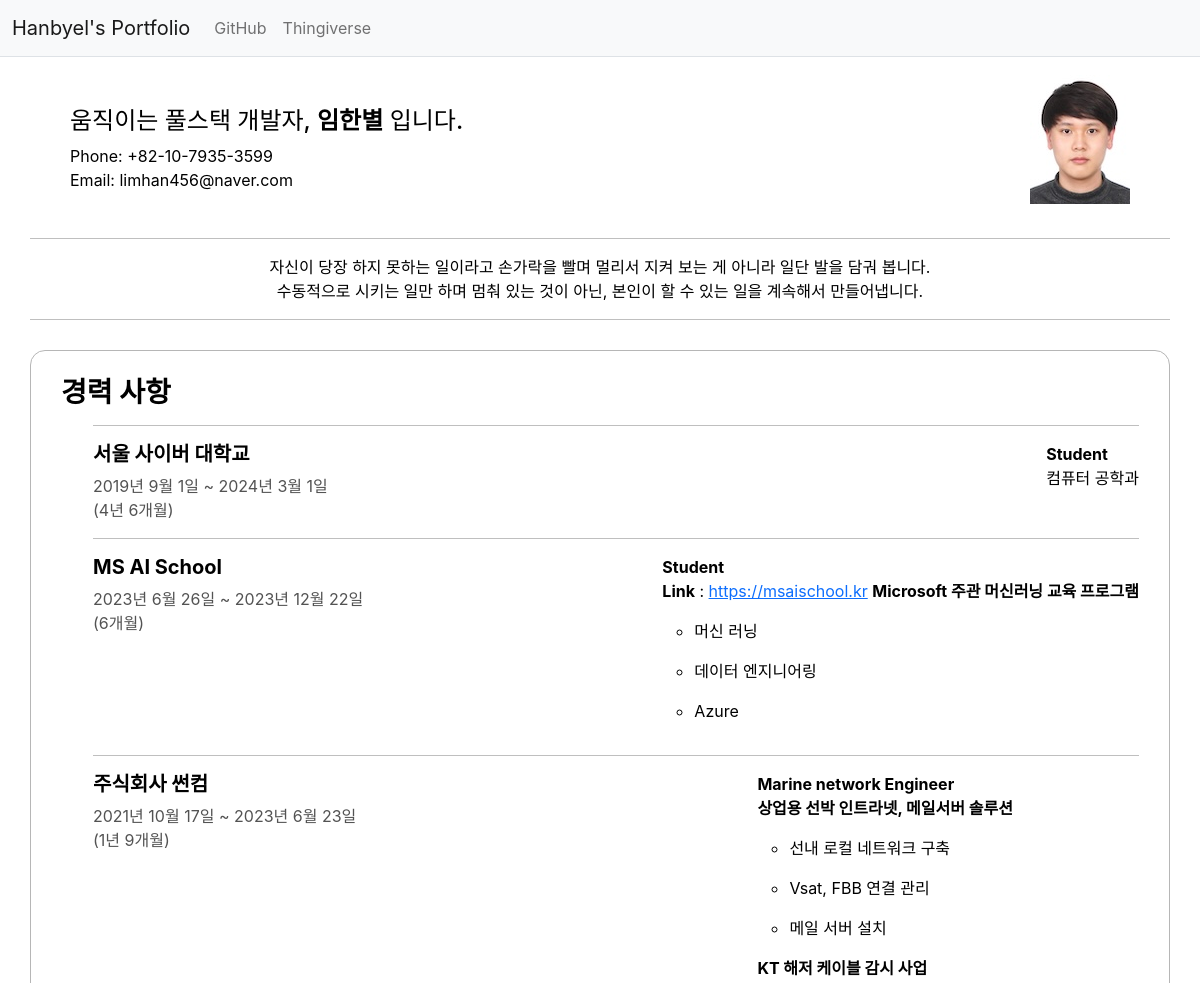
/ (upper part), run on an earlier commit of the app's database.
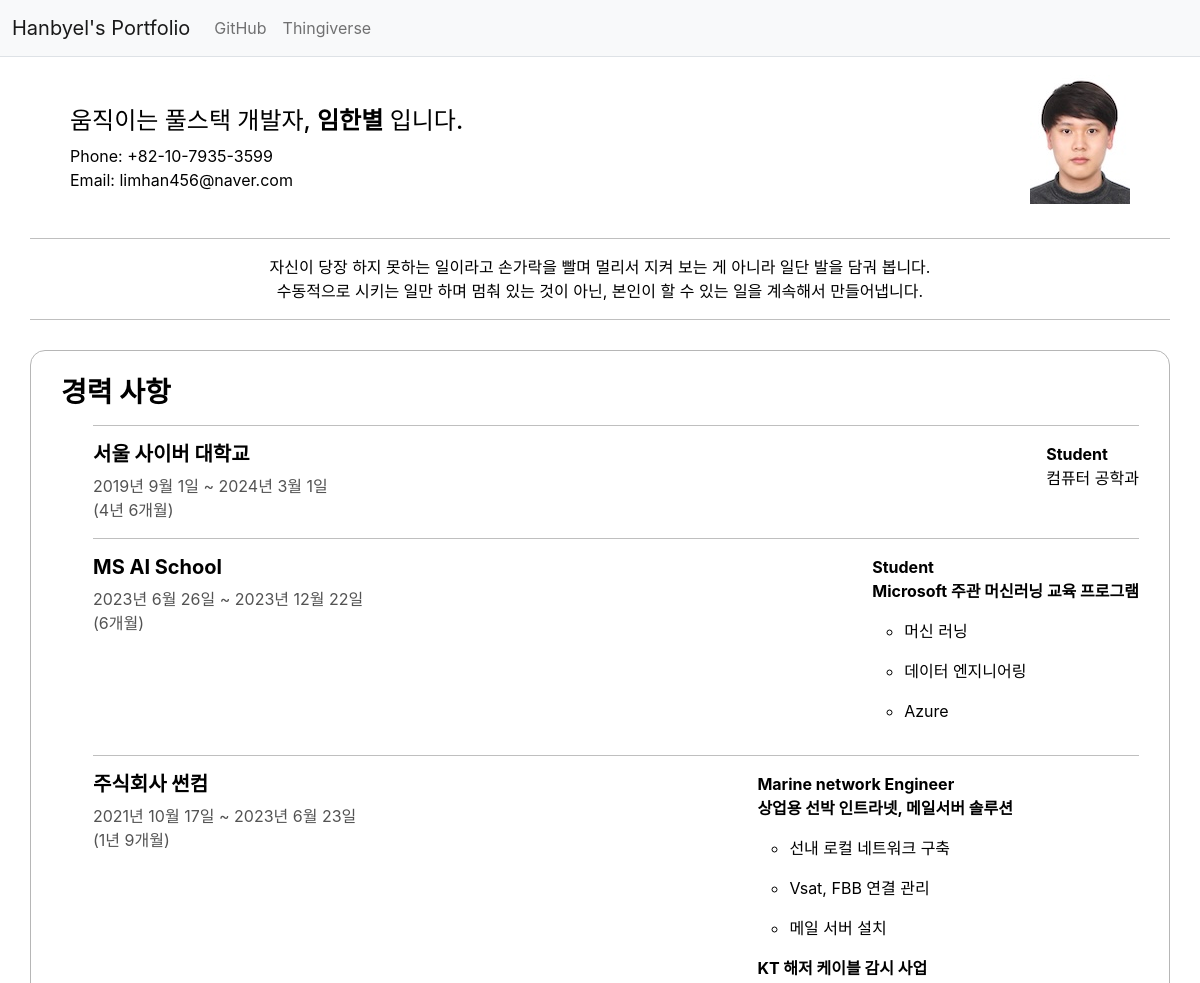
And on a later commit of the database.
### main/models.py (models this page shows)
class Career(models.Model):
    order = OrderField()
    company = models.CharField('회사', max_length=128)
    position = models.CharField("직책", max_length=128)
    content = models.TextField('업무')
    period = models.CharField("기간", max_length=128, default="1년")
    join_date = models.DateField('입사일')
    leave_date = models.DateField('퇴사일')
    class Meta:
        ordering = ['order']

### main/views.py (the view)
# urls.py: path('', include('main.urls')),
def main(request):
    context = dict()
    context['careers'] = Career.objects.all()
    for i in range(len(context['careers'])):
        context['careers'][i].content = markdown.markdown(context['careers'][i].content)
    context['projects'] = Project.objects.all()
    return render(request, 'main.html', context)

### templates/main.html (shortened to what this page needs)
{% extends 'base.html' %}
{% block content %}
<div class = "main">
    <div class = 'main_banner'>
        <div class = "main_text">
            <h4 class = 'main_title'>
                움직이는 풀스택 개발자, <b>임한별</b> 입니다.
            </h4>
            <div class = "phone">
                Phone: +82-10-7935-3599
            </div>
            <div class = "Email">
                Email: limhan456@naver.com
            </div>
        </div>
        <img class = "profile_img" src="/media/profile.jpg"/>
    </div>
    <div class = "main_contents">
        <hr>
        <div class = 'main_subtitle'>
            <div>자신이 당장 하지 못하는 일이라고 손가락을 빨며 멀리서 지켜 보는 게 아니라 일단 발을 담궈 봅니다.</div>
            <div>수동적으로 시키는 일만 하며 멈춰 있는 것이 아닌, 본인이 할 수 있는 일을 계속해서 만들어냅니다.</div>
        </div>
        <hr>
        <div class="animation fade-up">
            {% include "main/Careers.html" %}
        </div>
            {% include "main/Projects.html" %}
    </div>
</div>
{% endblock %}

### templates/main/Careers.html (shortened to what this page needs)
{% load static %}
<section class="careers">
    <div class="careers_head">
        <div class="careers_title">
            <h3><b>경력 사항</b></h3>
        </div>
    </div>
    <ul class="career_cards">
        {% for career in careers %}
        <hr>
        <li class="career_card">
            <div class="career_card_head">
                <h5 class="career_card_title"><b>{{ career.company }}</b></h5>
                <div class="career_card_date">
                    <div>{{ career.join_date }} ~ {{ career.leave_date }}</div>
                    <div>({{career.period}})</div>
                </div>
            </div>
            <div class="career_card_text">
                <div><b>{{ career.position }}</b></div>
                <div>{{ career.content|safe }}</div>
            </div>
        </li>
        {% endfor %}
    </ul>
</section>

What changed in the data, as far as the page shows it:
changed Career "MS AI School": content "Link : https://msaischool.kr Microsoft 주관 머신러닝 교육 프로그램 머신 러닝 데이터 엔지니어링 Azure" → "Microsoft 주관 머신러닝 교육 프로그램 머신 러닝 데이터 엔지니어링 Azure"
